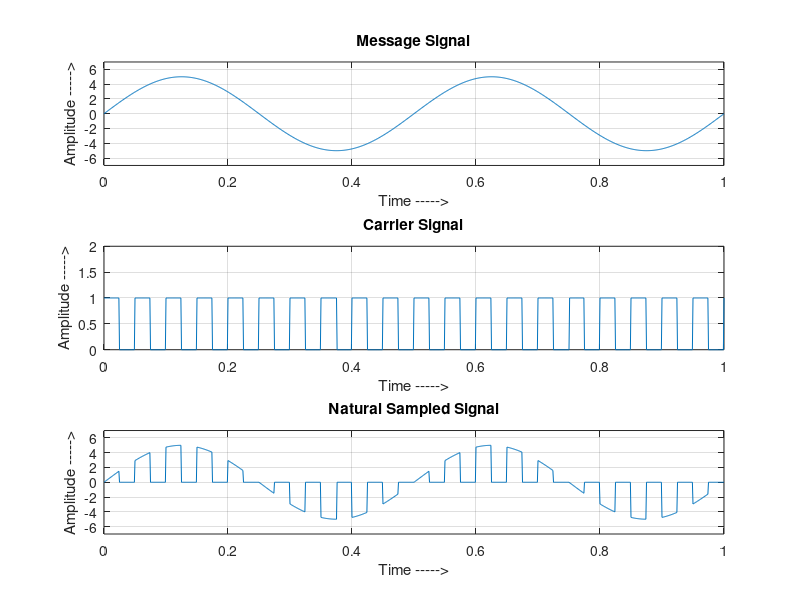

Write MATLAB code to recreate this figure.
clc;
clear all;
t = 0:0.001:1;
fc =20;
fm =2;
a = 5;
vc = square(2*pi*fc*t);
vm = a.*sin(2*pi*fm*t);
n = length(vc);
for i = 1:n
    if (vc(i)<=0)          %For Values Below 0  equate to zero.
        vc(i) = 0;
    else
        vc(i) = 1;
    end
end
y = vc.*vm;
subplot(3,1,1);
plot(t,vm);
xlabel('Time ----->');
ylabel('Amplitude ----->');
title('Message Signal');
axis([0 1 -a-2 a+2]);
grid on;
subplot(3,1,2);
plot(t,vc);
xlabel('Time ----->');
ylabel('Amplitude ----->');
title('Carrier Signal');
axis([0 1 0 2]);
grid on;
subplot(3,1,3);
plot(t,y);
xlabel('Time ----->');
ylabel('Amplitude ----->');
title('Natural Sampled Signal');
axis([0 1 -a-2 a+2]);
grid on;